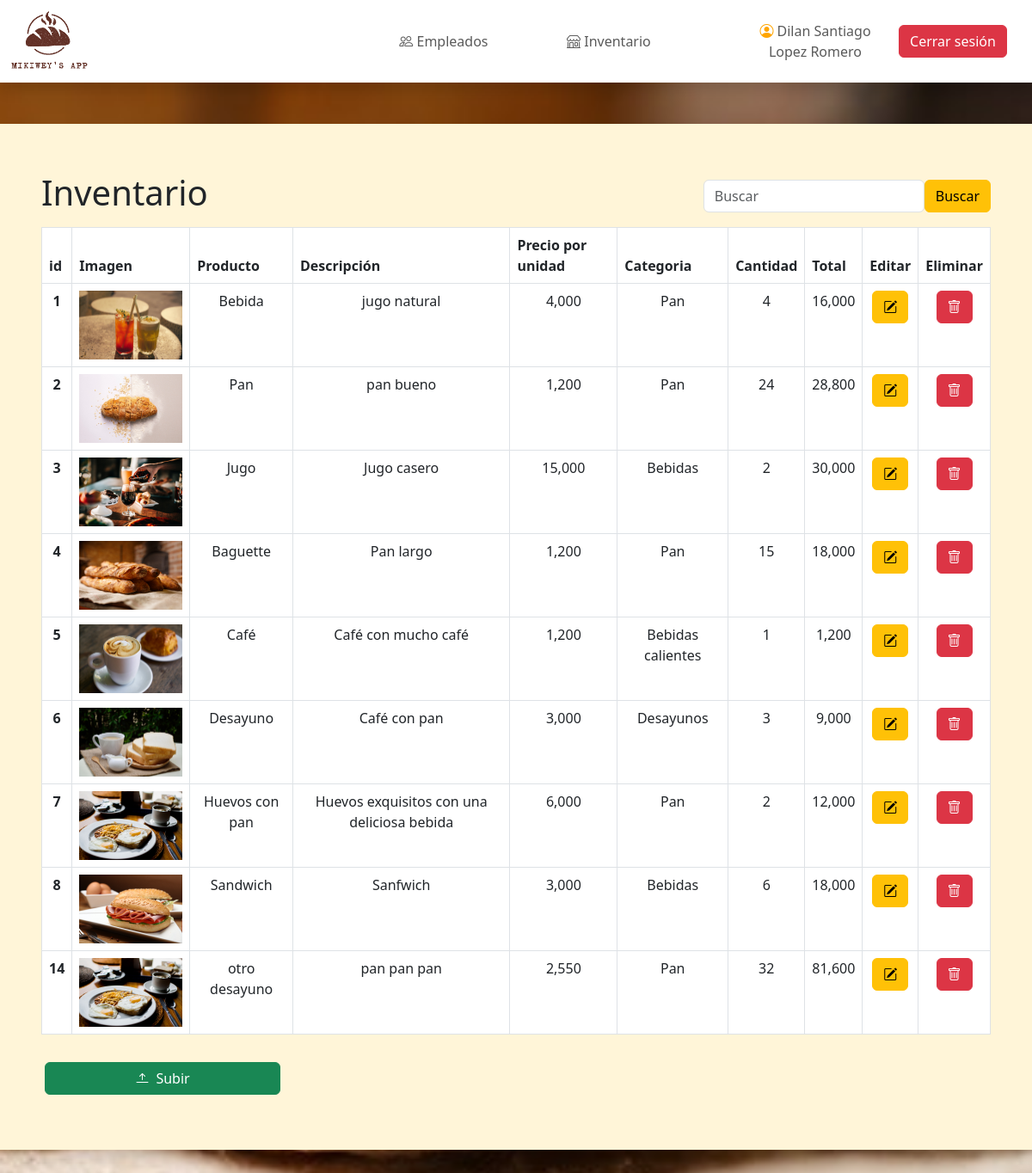
Page /view/admin/inventario.php (signed in) on the committed database.
### tables this page shows
CREATE TABLE `inventario` (
  `id_inv` int(11) NOT NULL,
  `imagen` varchar(100) NOT NULL,
  `producto` varchar(100) NOT NULL,
  `descrip` varchar(50) NOT NULL,
  `preuni` varchar(50) NOT NULL,
  `cat` varchar(60) NOT NULL,
  `cantidad` varchar(50) NOT NULL
);

### model/inventario_select_all.php (called while the page is built)
<?php
$query = $db->query("SELECT * from inventario");
$inventario = $query;
?>

### view/admin/inventario.php (the view, shortened to what this page needs)
<?php
require('../../controller/conexion.php');
if(isset($_GET['search'])) {
  $busqueda=$_GET["search"];
  $mostrarArticulos = "SELECT * from inventario WHERE producto LIKE '%$busqueda%'";
  $query = $db->query($mostrarArticulos);
  $inventario = $query;
}
else{
  include('../../model/inventario_select_all.php');
}
?>
<!DOCTYPE html>
<html lang="en">
<head>
  <link rel="stylesheet" href="https://cdnjs.cloudflare.com/ajax/libs/animate.css/4.1.1/animate.min.css"/>
  <link rel="stylesheet" href="https://cdn.jsdelivr.net/npm/bootstrap-icons@1.9.1/font/bootstrap-icons.css">
  <link rel="stylesheet" href="https://cdn.jsdelivr.net/npm/bootstrap@5.3.0-alpha1/dist/css/bootstrap.min.css" >
  <link rel="stylesheet" href="../../css/styles.css">
</head>
<body class="bg-foto">
<?php include('../include/header_admin.php'); ?>
  <div class=" my-5 p-5 shadow color">
    <nav class="navbar navbar-light d-flex">
      <h1>Inventario</h1>
      <form action="../../controller/inventario_buscar.php" method="POST" class="form-inline d-flex">
        <input name="buscador" class="form-control mr-sm-2" type="search" placeholder="Buscar" aria-label="Search">
        <input class="btn btn-warning" value="Buscar"  type="submit" name="buscar">
   </form>
    </nav>
<div class="table-responsive">
<table class="table table-bordered border-1 bg-white">
    <thead>
      <tr class="bnaranja" >
        <th scope="col">id</th>
        <th scope="col" class="" >Imagen</th>
        <th scope="col" class="" >Producto</th>
        <th scope="col" class="" >Descripción</th>
        <th scope="col">Precio por unidad</th>
        <th scope="col">Categoria</th>
        <th scope="col">Cantidad</th>
        <th scope="col">Total</th>
        <th scope="col">Editar</th>
        <th scope="col">Eliminar</th>
      </tr>
    </thead>
    <tbody>
    <?php foreach($inventario as $producto){ ?>
      <tr class="text-center">
        <th><?php echo $producto['id_inv']; ?></th>
        <td><img src="../../IMG/inventario/<?php echo $producto['imagen']; ?>" width="120" alt="..."></td>
        <td><?php echo $producto['producto']; ?></td>
        <td><?php echo $producto['descrip']; ?></td>
        <td><?php
         echo number_format ($producto['preuni']); ?></td>
        <td><?php echo $producto['cat']; ?></td>
        <td><?php echo $producto['cantidad']; ?></td>
        <td><?php $total=$producto['preuni']*$producto['cantidad'];
         echo number_format($total);
         ?></td>
        <td><a href="inventario_modificar.php?id=<?=$producto['id_inv']?>" type="button" class="btn btn-warning"><i class="bi bi-pencil-square"></i></a></td>
        <td><a href="../../controller/inv_eliminar.php?id=<?=$producto['id_inv']?>" type="button" class="btn btn-danger"><i class="bi bi-trash"></i></a></td>
      </tr>
  <?php }?>
    </tbody>
  </table>
  </div>
<div class="row justify-content-center">
  <div class="col row p-3"> <button type="button" class="btn btn-success w-25" data-bs-toggle="modal" data-bs-target="#subir"><i class="bi bi-arrow-bar-up pe-2"></i>Subir</button> </div>
          </div>
</div>
</body>
  </html>

### css/styles.css (style rules this page uses)
:root { --cafe:#5b281d; --colorcuadros:#fff5d8; --colorgeneral:#FFFAF4; --naranja:orange ; }
* { margin: 0px; padding:0px; box-sizing: border-box; }
a { text-decoration: none; }
.bg-foto { background: url(../IMG/index/2carrusel.jpg); background-size: cover; background-position: center; background-repeat: no-repeat; }
.color { background:var(--colorcuadros); }
.bnaranja { background: var(--naranja); }

### rows in the picture
inventario: id_inv "1", imagen (picture), producto "Bebida", descrip "jugo natural", preuni "4,000", cat "Pan", cantidad "4", total "16,000"
inventario: id_inv "2", imagen (picture), producto "Pan", descrip "pan bueno", preuni "1,200", cat "Pan", cantidad "24", total "28,800"
inventario: id_inv "3", imagen (picture), producto "Jugo", descrip "Jugo casero", preuni "15,000", cat "Bebidas", cantidad "2", total "30,000"
inventario: id_inv "4", imagen (picture), producto "Baguette", descrip "Pan largo", preuni "1,200", cat "Pan", cantidad "15", total "18,000"
inventario: id_inv "5", imagen (picture), producto "Café", descrip "Café con mucho café", preuni "1,200", cat "Bebidas calientes", cantidad "1", total "1,200"
inventario: id_inv "6", imagen (picture), producto "Desayuno", descrip "Café con pan", preuni "3,000", cat "Desayunos", cantidad "3", total "9,000"
inventario: id_inv "7", imagen (picture), producto "Huevos con pan", descrip "Huevos exquisitos con una deliciosa bebida", preuni "6,000", cat "Pan", cantidad "2", total "12,000"
inventario: id_inv "8", imagen (picture), producto "Sandwich", descrip "Sanfwich", preuni "3,000", cat "Bebidas", cantidad "6", total "18,000"
inventario: id_inv "14", imagen (picture), producto "otro desayuno", descrip "pan pan pan", preuni "2,550", cat "Pan", cantidad "32", total "81,600"

### other values in the picture
$_SESSION['nom'] "Dilan Santiago"
$_SESSION['apel'] "Lopez Romero"
